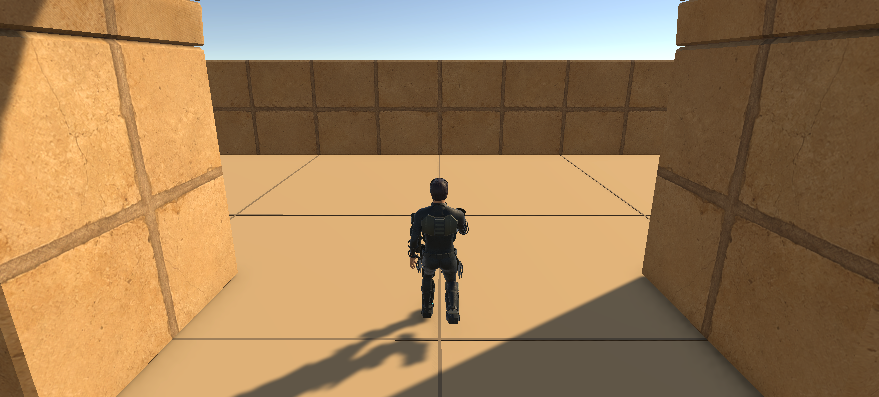
#> input picture unity/evidence/U2/run.png, 879 x 397 px
$ python -i showcase_qa.py   (imports and definitions only)
#> lines starting #> are read from the running program, lines starting #| are printed output that depends on the picture
"""Shared helpers for the 19 Nov 2026 showcase native checks (unity/tools/check_showcase_*.py).

Wraps the real-input harness (unity/evidence/gameplay-v2/20260930-reqa2/qa.py): launches a private build copy
(ATHEN_EXE) on the QA display with its own config folder, HOME (so photo-mode PNGs land in the run folder, not in
~/Pictures) and save folder, records PASS/FAIL checks and captures, and writes report.json.

Output folder: argv[1] or ATHEN_OUT (default unity/evidence/showcase/20261119/qa/<script name>).
Run through ~/.local/state/ward-programme/showcase-20261119/native_check.sh NAME SCRIPT ATHEN_EXE=... (lock, cap, :5).
"""
import json, math, os, shutil, sys, time, traceback
from pathlib import Path

ROOT = Path(__file__).resolve().parents[2]
sys.path.insert(0, str(ROOT / 'unity/evidence/gameplay-v2/20260930-reqa2'))
import qa  # noqa: E402

if os.environ.get('ATHEN_EXE'):
    qa.EXE = Path(os.environ['ATHEN_EXE'])
NAME = Path(sys.argv[0]).stem.replace('check_showcase_', '')
OUT = Path(sys.argv[1] if len(sys.argv) > 1 else os.environ.get('ATHEN_OUT', ROOT / 'unity/evidence/showcase/20261119/qa' / NAME)).resolve()
# [1 line not run here, left out]
report = {'name': NAME, 'exe': str(qa.EXE), 'exeMtime': time.ctime(qa.EXE.stat().st_mtime) if qa.EXE.exists() else None,
          'started': time.strftime('%Y-%m-%d %H:%M:%S'), 'checks': [], 'captures': [], 'notes': []}
CARL_SAVE = Path.home() / '.config/unity3d/Free Column/Athen Hill/ward-save.json'


# [5 lines left out: function ok, not called in this run]


def note(text, detail=None):
    report['notes'].append({'note': text, 'detail': detail})
    print('NOTE ' + text + ('' if detail is None else ' :: ' + json.dumps(detail, default=str)[:400]), flush=True)


def save_report():
    (OUT / 'report.json').write_text(json.dumps(report, indent=1, default=str))


# [90 lines left out: functions cap, launch, start, full_condition, stop, errors and 2 more, not called in this run]


# ---------------------------------------------------------------- state helpers
def snap():
    return qa.snap()


# [4 lines left out: function dev, not called in this run]


def feel():
    return (snap().get('combat') or {}).get('feel') or {}


def show():
    return snap().get('showcase') or {}


def hud():
    return snap().get('hud') or {}


def barks():
    return snap().get('barks') or {}


def mapstate():
    return snap().get('map') or {}


# [10 lines left out: functions sources, actors, not called in this run]


def time_set(hour, pause=True):
    qa.cmd('timeSet', hour=float(hour))
    qa.cmd('timePause', paused=pause)


def png_stats(path):
    """Size, mean luminance, alpha range and top/bottom brightness of a PNG (to tell upright, black, transparent)."""
#> called with path = '../evidence/U2/run.png'
    from PIL import Image, ImageStat
    with Image.open(path) as im:
#> im is the input picture: PIL image 879x397 RGB; mean R, G, B 162.1, 129.7, 91.4
        im.load()
        size, mode = im.size, im.mode
#> size = (879, 397); mode = 'RGB'
        rgba = im.convert('RGBA')
        a = rgba.getchannel('A')
#> a: PIL image 879x397 L; every value is 255
        lum = rgba.convert('L')
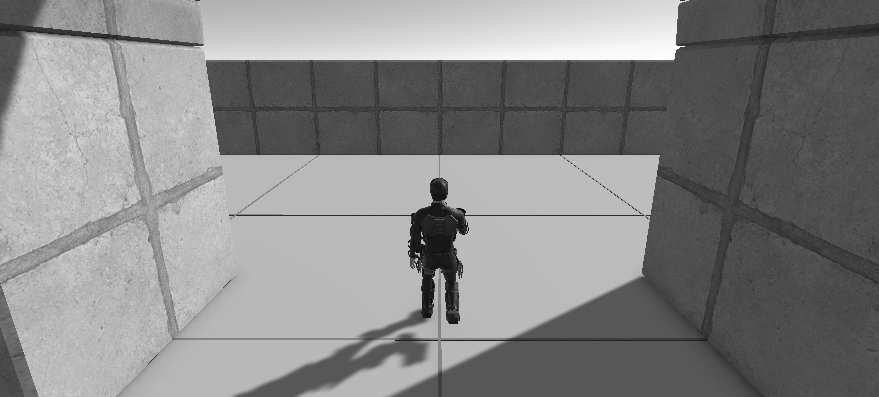
#> lum: PIL image 879x397 L; min 11, max 253, mean 135
        w, h = size
#> w = 879; h = 397
        top = ImageStat.Stat(lum.crop((0, 0, w, h // 3))).mean[0]
#> top = 130.3
        bottom = ImageStat.Stat(lum.crop((0, 2 * h // 3, w, h))).mean[0]
#> bottom = 133.1
        return dict(size=size, mode=mode, mean=round(ImageStat.Stat(lum).mean[0], 1), stddev=round(ImageStat.Stat(lum).stddev[0], 1),
                    alphaMin=a.getextrema()[0], alphaMax=a.getextrema()[1], top=round(top, 1), bottom=round(bottom, 1))


# [5 lines left out: function wait_for, not called in this run]


def dist(a, b):
    return math.hypot(a[0] - b[0], a[-1] - b[-1])


# ---------------------------------------------------------------- fixture saves
SKILLS = ['armourcraft', 'armourHandling', 'awareness', 'blades', 'blunt', 'chemistry', 'dodging', 'electronics', 'energyWeapons', 'engineering', 'pistol', 'rifle']


# [33 lines left out: functions kit_save, carl_save_copy, not called in this run]

>>> result = png_stats('../evidence/U2/run.png')
#> result = {'size': (879, 397), 'mode': 'RGB', 'mean': 135, 'stddev': 57, 'alphaMin': 255, 'alphaMax': 255, 'top': 130.3, 'bottom': 133.1}

$ run again, on unity/evidence/U2/cam_hill.png
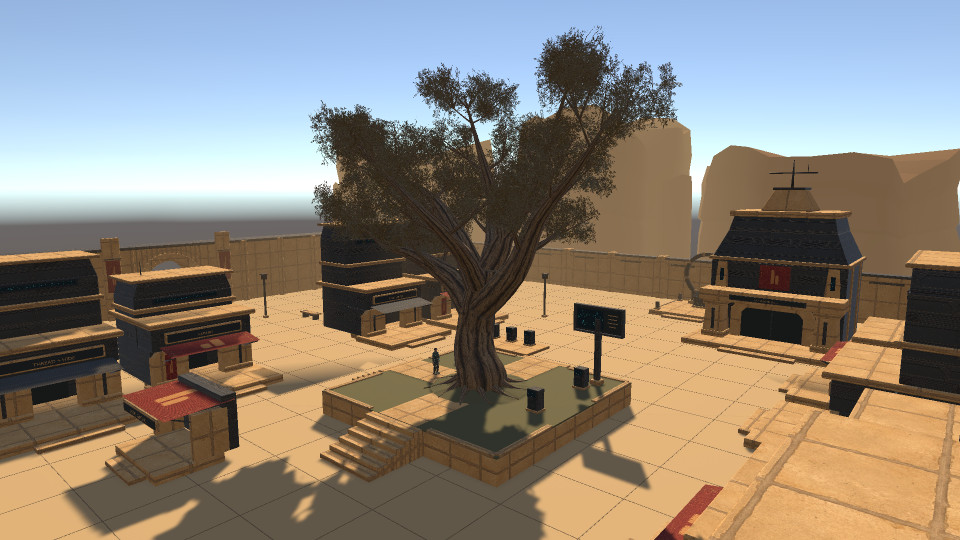
#> input picture unity/evidence/U2/cam_hill.png, 1920 x 1080 px (shown at 1/2 size)
#> in png_stats, im is the input picture: PIL image 1920x1080 RGB; mean R, G, B 141.8, 132.9, 121.4
#> a: PIL image 1920x1080 L; every value is 255
#> in png_stats, `lum = rgba.convert('L')`:
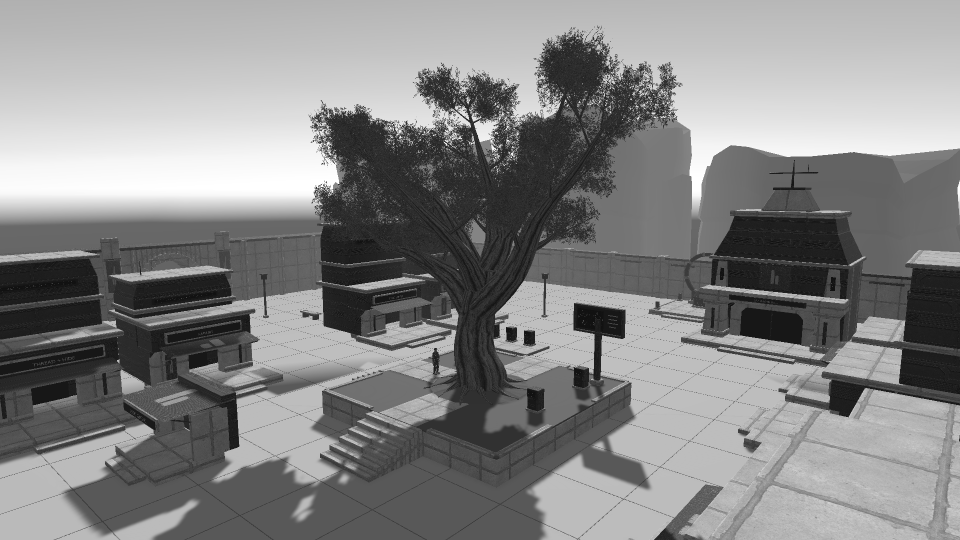
#> lum: PIL image 1920x1080 L (shown at 1/2 size); min 11, max 255, mean 134.2
#> top = 177.1
#> bottom = 128.6
#> result = {'size': (1920, 1080), 'mode': 'RGB', 'mean': 134.2, 'stddev': 67.8, 'alphaMin': 255, 'alphaMax': 255, 'top': 177.1, 'bottom': 128.6}

$ run again, on unity/evidence/U2/first-walk.png
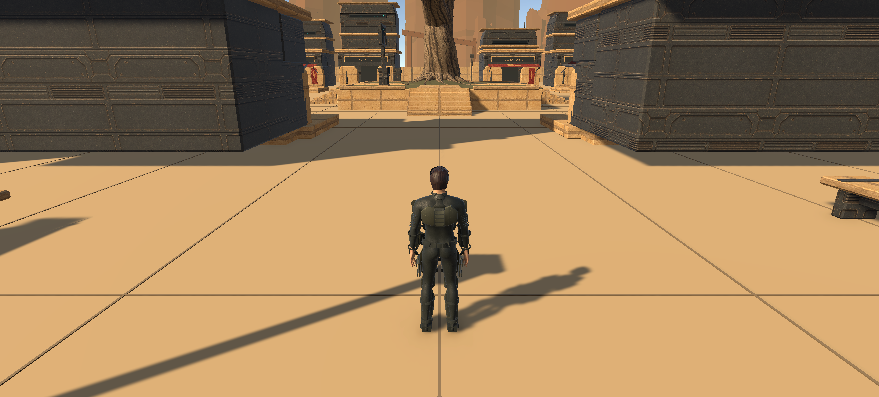
#> input picture unity/evidence/U2/first-walk.png, 879 x 397 px
#> in png_stats, im is the input picture: PIL image 879x397 RGB; mean R, G, B 160.9, 129.8, 91.5
#> a: PIL image 879x397 L; every value is 255
#> in png_stats, `lum = rgba.convert('L')`:
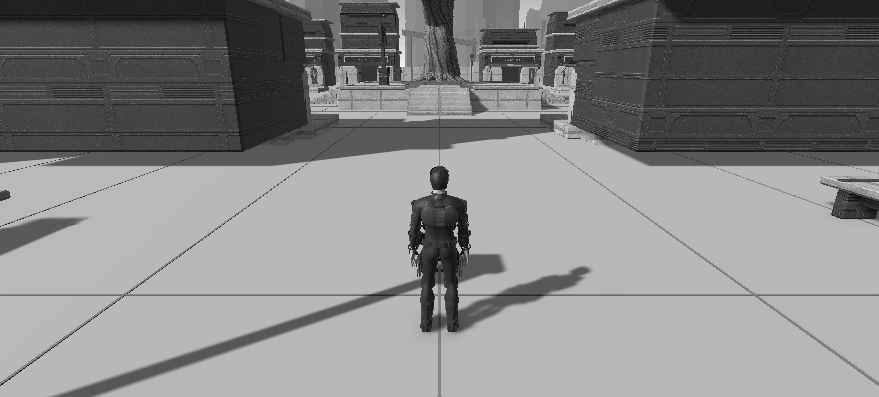
#> lum: PIL image 879x397 L; min 10, max 245, mean 134.7
#> top = 76.09
#> bottom = 173.7
#> result = {'size': (879, 397), 'mode': 'RGB', 'mean': 134.7, 'stddev': 58.5, 'alphaMin': 255, 'alphaMax': 255, 'top': 76.1, 'bottom': 173.7}

$ run again, on unity/evidence/U2/walk.png
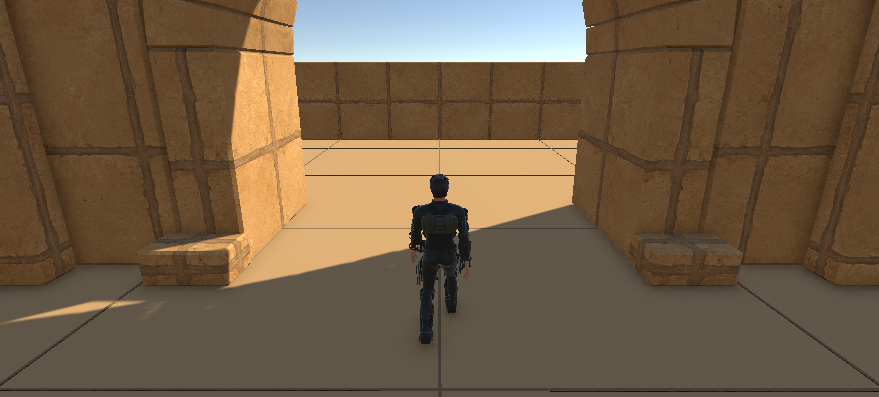
#> input picture unity/evidence/U2/walk.png, 879 x 397 px
#> in png_stats, im is the input picture: PIL image 879x397 RGB; mean R, G, B 113.3, 93.2, 69.7
#> a: PIL image 879x397 L; every value is 255
#> in png_stats, `lum = rgba.convert('L')`:
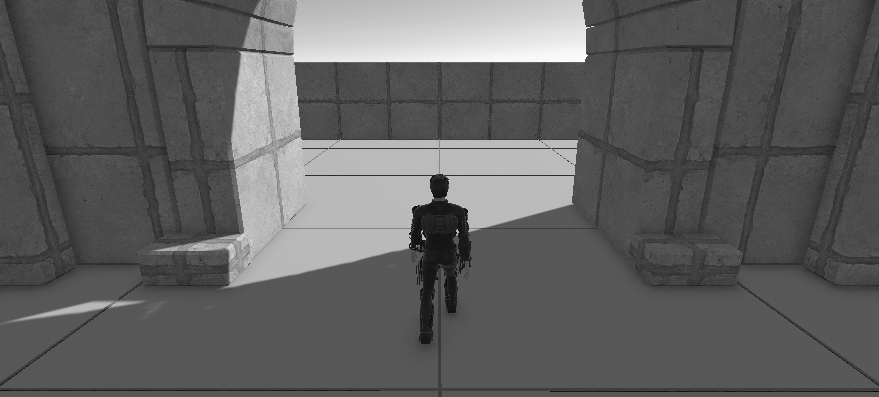
#> lum: PIL image 879x397 L; min 7, max 251, mean 96.5
#> top = 101.6
#> bottom = 84.64
#> result = {'size': (879, 397), 'mode': 'RGB', 'mean': 96.5, 'stddev': 45.5, 'alphaMin': 255, 'alphaMax': 255, 'top': 101.6, 'bottom': 84.6}
